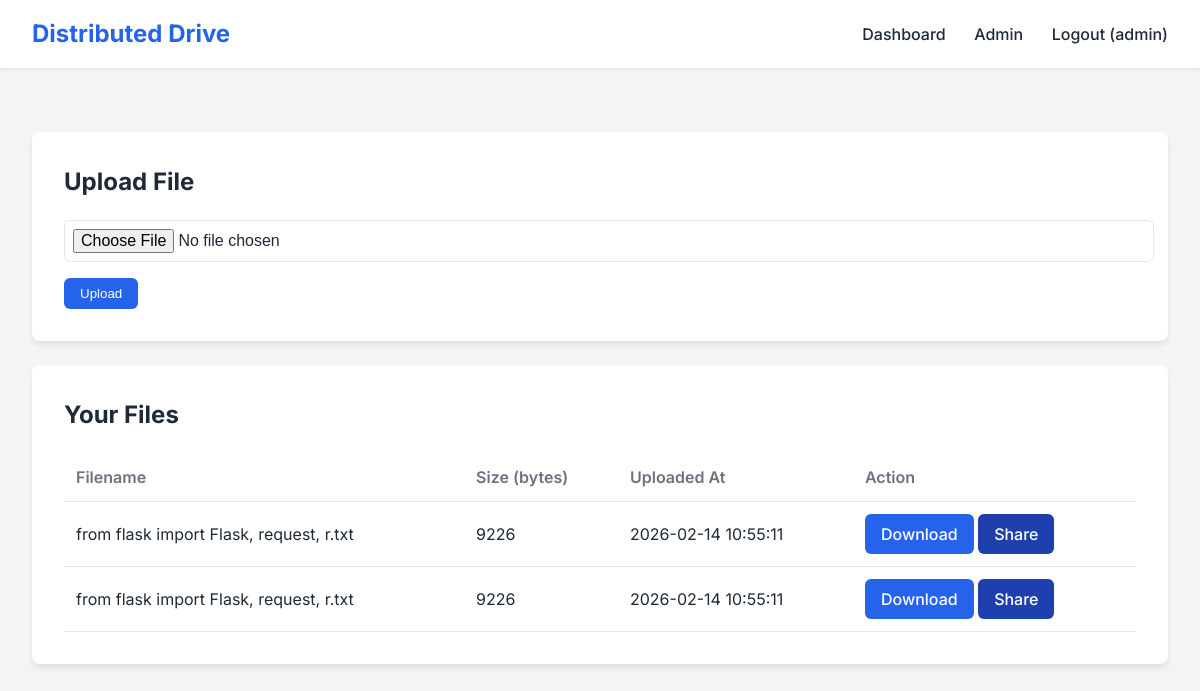
The app's page /dashboard (signed in) with its own data.
### tables this page shows
CREATE TABLE files (
                id INTEGER PRIMARY KEY AUTOINCREMENT,
                filename TEXT NOT NULL,
                user_id INTEGER NOT NULL,
                size INTEGER NOT NULL,
                uploaded_at TIMESTAMP DEFAULT CURRENT_TIMESTAMP,
                FOREIGN KEY (user_id) REFERENCES users (id)
            );

### app.py (the view)
@app.route('/dashboard')
def dashboard():
    if 'user_id' not in session:
        return redirect(url_for('login'))
    conn = get_db_connection()
    files = conn.execute('SELECT * FROM files WHERE user_id = ?', (session['user_id'],)).fetchall()
    nodes = conn.execute('SELECT * FROM storage_nodes').fetchall()
    conn.close()
    return render_template('dashboard.html', files=files, nodes=nodes, user=session)

### models.py (called while the page is built)
def get_db_connection():
    conn = sqlite3.connect(DB_PATH, timeout=10) # Increase timeout
    conn.row_factory = sqlite3.Row
    conn.execute('PRAGMA journal_mode=WAL;') # Enable WAL mode for concurrency
    return conn

### templates/dashboard.html
{% extends 'base.html' %}
{% block content %}
<div class="card">
    <h2>Upload File</h2>
    <form action="{{ url_for('upload_file') }}" method="POST" enctype="multipart/form-data">
        <input type="file" name="file" required class="form-group">
        <button type="submit" class="btn">Upload</button>
    </form>
</div>
<div class="card">
    <h2>Your Files</h2>
    {% if files %}
    <table>
        <thead>
            <tr>
                <th>Filename</th>
                <th>Size (bytes)</th>
                <th>Uploaded At</th>
                <th>Action</th>
            </tr>
        </thead>
        <tbody>
            {% for file in files %}
            <tr>
                <td>{{ file.filename }}</td>
                <td>{{ file.size }}</td>
                <td>{{ file.uploaded_at }}</td>
                <td>
                    <a href="{{ url_for('download_file_route', file_id=file.id) }}" class="btn">Download</a>
                    <a href="{{ url_for('share_file', file_id=file.id) }}" class="btn"
                        style="background-color: var(--secondary-color);">Share</a>
                </td>
            </tr>
            {% endfor %}
        </tbody>
    </table>
    {% else %}
    <p>No files uploaded yet.</p>
    {% endif %}
</div>
{% endblock %}

### static/style.css (style rules this page uses)
:root { --primary-color: #2563eb; --secondary-color: #1e40af; --background-color: #f3f4f6; --surface-color: #ffffff; --text-color: #1f2937; --text-light: #6b7280; --border-color: #e5e7eb; --success-color: #10b981; --danger-color: #ef4444; }
body { font-family: 'Inter', system-ui, -apple-system, sans-serif; background-color: var(--background-color); color: var(--text-color); margin: 0; padding: 0; line-height: 1.5; }
.card { background-color: var(--surface-color); border-radius: 0.5rem; box-shadow: 0 4px 6px -1px rgb(0 0 0 / 0.1); padding: 2rem; margin-bottom: 1.5rem; }
h1, h2, h3 { margin-top: 0; }
.btn { display: inline-block; background-color: var(--primary-color); color: white; padding: 0.5rem 1rem; border-radius: 0.375rem; text-decoration: none; font-weight: 500; border: none; cursor: pointer; transition: background-color 0.2s; }
.form-group { margin-bottom: 1rem; }
input[type="text"], input[type="password"], input[type="file"] { width: 100%; padding: 0.5rem; border: 1px solid var(--border-color); border-radius: 0.375rem; font-size: 1rem; }
table { width: 100%; border-collapse: collapse; }
th, td { text-align: left; padding: 0.75rem; border-bottom: 1px solid var(--border-color); }
th { color: var(--text-light); font-weight: 600; }

### records on screen
files: filename "from flask import Flask, request, r.txt", size "9226", uploaded_at "2026-02-14 10:55:11"
files: filename "from flask import Flask, request, r.txt", size "9226", uploaded_at "2026-02-14 10:55:11"

### other values on screen
{{ session.username }} "admin"
